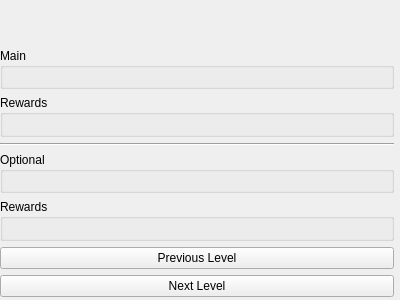
<?xml version="1.0" encoding="UTF-8"?>
<ui version="4.0">
 <class>Level</class>
 <widget class="QWidget" name="Level">
  <property name="geometry">
   <rect>
    <x>0</x>
    <y>0</y>
    <width>400</width>
    <height>300</height>
   </rect>
  </property>
  <property name="sizePolicy">
   <sizepolicy hsizetype="Preferred" vsizetype="Preferred">
    <horstretch>0</horstretch>
    <verstretch>0</verstretch>
   </sizepolicy>
  </property>
  <property name="windowTitle">
   <string>Form</string>
  </property>
  <layout class="QGridLayout" name="gridLayout">
   <property name="leftMargin">
    <number>0</number>
   </property>
   <property name="topMargin">
    <number>0</number>
   </property>
   <property name="rightMargin">
    <number>6</number>
   </property>
   <property name="bottomMargin">
    <number>3</number>
   </property>
   <property name="horizontalSpacing">
    <number>0</number>
   </property>
   <property name="verticalSpacing">
    <number>6</number>
   </property>
   <item row="3" column="0">
    <widget class="QGroupBox" name="rewardMain">
     <property name="title">
      <string>Rewards</string>
     </property>
     <layout class="QFormLayout" name="formLayout">
      <property name="verticalSpacing">
       <number>0</number>
      </property>
      <property name="topMargin">
       <number>3</number>
      </property>
      <property name="bottomMargin">
       <number>6</number>
      </property>
     </layout>
    </widget>
   </item>
   <item row="6" column="0">
    <widget class="QGroupBox" name="rewardOptional">
     <property name="title">
      <string>Rewards</string>
     </property>
     <layout class="QFormLayout" name="formLayout_4">
      <property name="verticalSpacing">
       <number>0</number>
      </property>
      <property name="topMargin">
       <number>3</number>
      </property>
      <property name="bottomMargin">
       <number>6</number>
      </property>
     </layout>
    </widget>
   </item>
   <item row="5" column="0">
    <widget class="QGroupBox" name="optional">
     <property name="title">
      <string>Optional</string>
     </property>
     <layout class="QFormLayout" name="formLayout_3">
      <property name="verticalSpacing">
       <number>0</number>
      </property>
      <property name="topMargin">
       <number>3</number>
      </property>
      <property name="bottomMargin">
       <number>6</number>
      </property>
     </layout>
    </widget>
   </item>
   <item row="8" column="0">
    <widget class="QPushButton" name="nextLevel">
     <property name="text">
      <string>Next Level</string>
     </property>
    </widget>
   </item>
   <item row="1" column="0">
    <widget class="QLabel" name="titleLabel">
     <property name="font">
      <font>
       <pointsize>9</pointsize>
       <weight>75</weight>
       <bold>true</bold>
      </font>
     </property>
     <property name="text">
      <string/>
     </property>
     <property name="alignment">
      <set>Qt::AlignCenter</set>
     </property>
    </widget>
   </item>
   <item row="4" column="0">
    <widget class="Line" name="line">
     <property name="orientation">
      <enum>Qt::Horizontal</enum>
     </property>
    </widget>
   </item>
   <item row="7" column="0">
    <widget class="QPushButton" name="prevLevel">
     <property name="text">
      <string>Previous Level</string>
     </property>
    </widget>
   </item>
   <item row="2" column="0">
    <widget class="QGroupBox" name="main">
     <property name="title">
      <string>Main</string>
     </property>
     <layout class="QFormLayout" name="formLayout_2">
      <property name="verticalSpacing">
       <number>0</number>
      </property>
      <property name="leftMargin">
       <number>9</number>
      </property>
      <property name="topMargin">
       <number>3</number>
      </property>
      <property name="rightMargin">
       <number>9</number>
      </property>
      <property name="bottomMargin">
       <number>6</number>
      </property>
     </layout>
    </widget>
   </item>
  </layout>
 </widget>
 <resources/>
 <connections/>
</ui>
